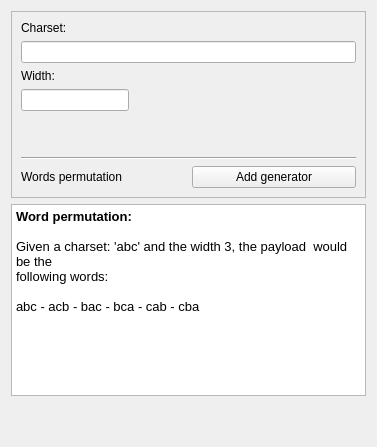
             <widget class="QWidget" name="tab_14">
              <attribute name="title">
               <string>Permutation</string>
              </attribute>
              <layout class="QGridLayout">
               <item row="0" column="0">
                <widget class="QFrame" name="frame_3">
                 <property name="toolTip">
                  <string>&lt;html&gt;&lt;head&gt;&lt;meta name=&quot;qrichtext&quot; content=&quot;1&quot; /&gt;&lt;style type=&quot;text/css&quot;&gt;
p, li { white-space: pre-wrap; }
&lt;/style&gt;&lt;/head&gt;&lt;body style=&quot; font-family:'Lucida Grande'; font-size:13pt; font-weight:400; font-style:normal; text-decoration:none;&quot;&gt;
&lt;p style=&quot; margin-top:0px; margin-bottom:0px; margin-left:0px; margin-right:0px; -qt-block-indent:0; text-indent:0px;&quot;&gt;eg. Three words: 'a', 'b' and 'c'&lt;/p&gt;
&lt;p style=&quot; margin-top:0px; margin-bottom:0px; margin-left:0px; margin-right:0px; -qt-block-indent:0; text-indent:0px;&quot;&gt;payload result would be the &lt;/p&gt;
&lt;p style=&quot; margin-top:0px; margin-bottom:0px; margin-left:0px; margin-right:0px; -qt-block-indent:0; text-indent:0px;&quot;&gt;following words:&lt;/p&gt;
&lt;p style=&quot; margin-top:0px; margin-bottom:0px; margin-left:0px; margin-right:0px; -qt-block-indent:0; text-indent:0px;&quot;&gt;abc - acb - bac - bca - cab - cba&lt;/p&gt;&lt;/body&gt;&lt;/html&gt;</string>
                 </property>
                 <property name="frameShape">
                  <enum>QFrame::StyledPanel</enum>
                 </property>
                 <property name="frameShadow">
                  <enum>QFrame::Raised</enum>
                 </property>
                 <layout class="QGridLayout">
                  <item row="0" column="0" colspan="2">
                   <layout class="QVBoxLayout">
                    <item>
                     <widget class="QLabel" name="label_56">
                      <property name="text">
                       <string>Charset:</string>
                      </property>
                     </widget>
                    </item>
                    <item>
                     <widget class="QLineEdit" name="wodEdit">
                      <property name="maximumSize">
                       <size>
                        <width>16777215</width>
                        <height>16777215</height>
                       </size>
                      </property>
                     </widget>
                    </item>
                   </layout>
                  </item>
                  <item row="1" column="0">
                   <layout class="QVBoxLayout">
                    <item>
                     <widget class="QLabel" name="label_55">
                      <property name="text">
                       <string>Width:</string>
                      </property>
                     </widget>
                    </item>
                    <item>
                     <widget class="QLineEdit" name="wodEdit_3">
                      <property name="maximumSize">
                       <size>
                        <width>16777215</width>
                        <height>16777215</height>
                       </size>
                      </property>
                     </widget>
                    </item>
                   </layout>
                  </item>
                  <item row="1" column="1">
                   <spacer>
                    <property name="orientation">
                     <enum>Qt::Horizontal</enum>
                    </property>
                    <property name="sizeHint" stdset="0">
                     <size>
                      <width>221</width>
                      <height>20</height>
                     </size>
                    </property>
                   </spacer>
                  </item>
                  <item row="2" column="0" colspan="2">
                   <spacer>
                    <property name="orientation">
                     <enum>Qt::Vertical</enum>
                    </property>
                    <property name="sizeHint" stdset="0">
                     <size>
                      <width>20</width>
                      <height>40</height>
                     </size>
                    </property>
                   </spacer>
                  </item>
                  <item row="3" column="0" colspan="2">
                   <widget class="Line" name="line_6">
                    <property name="orientation">
                     <enum>Qt::Horizontal</enum>
                    </property>
                   </widget>
                  </item>
                  <item row="4" column="0" colspan="2">
                   <layout class="QVBoxLayout">
                    <item>
                     <layout class="QHBoxLayout">
                      <item>
                       <widget class="QLabel" name="label_48">
                        <property name="toolTip">
                         <string>&lt;html&gt;&lt;head&gt;&lt;meta name=&quot;qrichtext&quot; content=&quot;1&quot; /&gt;&lt;/head&gt;&lt;body style=&quot; white-space: pre-wrap; font-family:Lucida Grande; font-size:13pt; font-weight:400; font-style:normal; text-decoration:none;&quot;&gt;&lt;p style=&quot; margin-top:0px; margin-bottom:0px; margin-left:0px; margin-right:0px; -qt-block-indent:0; text-indent:0px;&quot;&gt;eg. Three words: 'a', 'b' and 'c'&lt;/p&gt;&lt;p style=&quot; margin-top:0px; margin-bottom:0px; margin-left:0px; margin-right:0px; -qt-block-indent:0; text-indent:0px;&quot;&gt;payload result would be the &lt;/p&gt;&lt;p style=&quot; margin-top:0px; margin-bottom:0px; margin-left:0px; margin-right:0px; -qt-block-indent:0; text-indent:0px;&quot;&gt;following words:&lt;/p&gt;&lt;p style=&quot; margin-top:0px; margin-bottom:0px; margin-left:0px; margin-right:0px; -qt-block-indent:0; text-indent:0px;&quot;&gt;abc - acb - bac - bca - cab - cba&lt;/p&gt;&lt;/body&gt;&lt;/html&gt;</string>
                        </property>
                        <property name="text">
                         <string>Words permutation</string>
                        </property>
                       </widget>
                      </item>
                      <item>
                       <widget class="QPushButton" name="addperutButton">
                        <property name="toolTip">
                         <string>&lt;html&gt;&lt;head&gt;&lt;meta name=&quot;qrichtext&quot; content=&quot;1&quot; /&gt;&lt;/head&gt;&lt;body style=&quot; white-space: pre-wrap; font-family:Lucida Grande; font-size:13pt; font-weight:400; font-style:normal; text-decoration:none;&quot;&gt;&lt;p style=&quot; margin-top:0px; margin-bottom:0px; margin-left:0px; margin-right:0px; -qt-block-indent:0; text-indent:0px;&quot;&gt;eg. Three words: 'a', 'b' and 'c'&lt;/p&gt;&lt;p style=&quot; margin-top:0px; margin-bottom:0px; margin-left:0px; margin-right:0px; -qt-block-indent:0; text-indent:0px;&quot;&gt;payload result would be the &lt;/p&gt;&lt;p style=&quot; margin-top:0px; margin-bottom:0px; margin-left:0px; margin-right:0px; -qt-block-indent:0; text-indent:0px;&quot;&gt;following words:&lt;/p&gt;&lt;p style=&quot; margin-top:0px; margin-bottom:0px; margin-left:0px; margin-right:0px; -qt-block-indent:0; text-indent:0px;&quot;&gt;abc - acb - bac - bca - cab - cba&lt;/p&gt;&lt;/body&gt;&lt;/html&gt;</string>
                        </property>
                        <property name="text">
                         <string>Add generator</string>
                        </property>
                        <property name="icon">
                         <iconset>
                          <normaloff>images/Icons/Knob Play Green.png</normaloff>images/Icons/Knob Play Green.png</iconset>
                        </property>
                       </widget>
                      </item>
                     </layout>
                    </item>
                   </layout>
                  </item>
                 </layout>
                </widget>
               </item>
               <item row="2" column="0">
                <spacer>
                 <property name="orientation">
                  <enum>Qt::Vertical</enum>
                 </property>
                 <property name="sizeHint" stdset="0">
                  <size>
                   <width>20</width>
                   <height>40</height>
                  </size>
                 </property>
                </spacer>
               </item>
               <item row="1" column="0">
                <widget class="QTextEdit" name="textEdit_3">
                 <property name="html">
                  <string>&lt;!DOCTYPE HTML PUBLIC &quot;-//W3C//DTD HTML 4.0//EN&quot; &quot;http://www.w3.org/TR/REC-html40/strict.dtd&quot;&gt;
&lt;html&gt;&lt;head&gt;&lt;meta name=&quot;qrichtext&quot; content=&quot;1&quot; /&gt;&lt;style type=&quot;text/css&quot;&gt;
p, li { white-space: pre-wrap; }
&lt;/style&gt;&lt;/head&gt;&lt;body style=&quot; font-family:'Lucida Grande'; font-size:10pt; font-weight:400; font-style:normal;&quot;&gt;
&lt;p style=&quot; margin-top:0px; margin-bottom:0px; margin-left:0px; margin-right:0px; -qt-block-indent:0; text-indent:0px;&quot;&gt;&lt;span style=&quot; font-weight:600;&quot;&gt;Word permutation:&lt;/span&gt;&lt;/p&gt;
&lt;p style=&quot;-qt-paragraph-type:empty; margin-top:0px; margin-bottom:0px; margin-left:0px; margin-right:0px; -qt-block-indent:0; text-indent:0px; font-weight:600;&quot;&gt;&lt;/p&gt;
&lt;p style=&quot; margin-top:0px; margin-bottom:0px; margin-left:0px; margin-right:0px; -qt-block-indent:0; text-indent:0px;&quot;&gt;Given a charset: 'abc' and the width 3, the payload  would be the &lt;/p&gt;
&lt;p style=&quot; margin-top:0px; margin-bottom:0px; margin-left:0px; margin-right:0px; -qt-block-indent:0; text-indent:0px;&quot;&gt;following words:&lt;/p&gt;
&lt;p style=&quot;-qt-paragraph-type:empty; margin-top:0px; margin-bottom:0px; margin-left:0px; margin-right:0px; -qt-block-indent:0; text-indent:0px;&quot;&gt;&lt;/p&gt;
&lt;p style=&quot; margin-top:0px; margin-bottom:0px; margin-left:0px; margin-right:0px; -qt-block-indent:0; text-indent:0px;&quot;&gt;abc - acb - bac - bca - cab - cba&lt;/p&gt;
&lt;p style=&quot;-qt-paragraph-type:empty; margin-top:0px; margin-bottom:0px; margin-left:0px; margin-right:0px; -qt-block-indent:0; text-indent:0px; font-size:11pt;&quot;&gt;&lt;/p&gt;
&lt;p style=&quot;-qt-paragraph-type:empty; margin-top:0px; margin-bottom:0px; margin-left:0px; margin-right:0px; -qt-block-indent:0; text-indent:0px; font-size:11pt;&quot;&gt;&lt;/p&gt;&lt;/body&gt;&lt;/html&gt;</string>
                 </property>
                </widget>
               </item>
              </layout>
             </widget>
